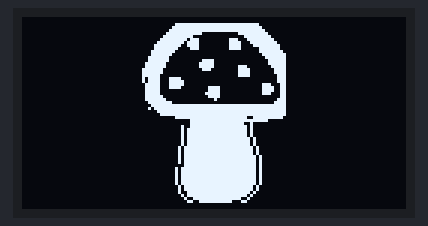
The sketch below on a simulated Arduino Uno, built with avr-gcc and run on an emulated ATmega328P. Shown: 128×64 one-colour display.

Above: at 1.1 s.
At 6.7 s:
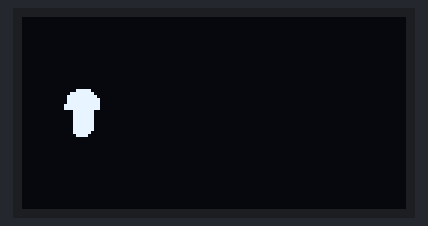
At 7.2 s:
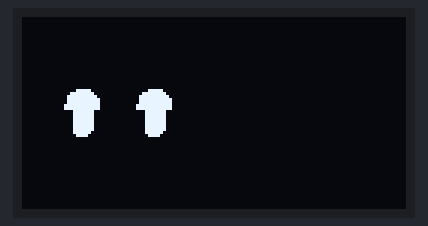
At 7.7 s:
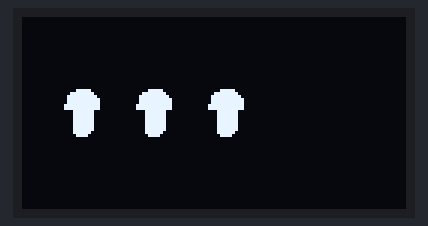
At 8.8 s:
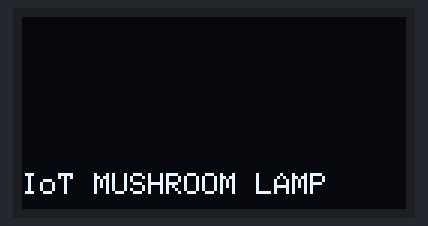
At 11.8 s:
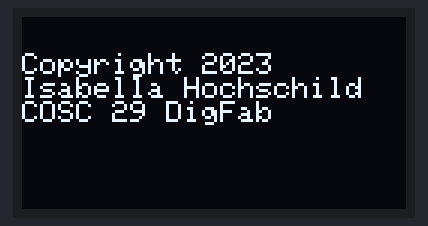

The sketch:

simple_mushroom_lcd.ino
```cpp
// Include necessary libraries
#include <SPI.h>
#include <Wire.h>
#include <Adafruit_GFX.h>
#include <Adafruit_SSD1306.h>

// Define screen dimensions
#define SCREEN_WIDTH 128
#define SCREEN_HEIGHT 64
#define LOGO_WIDTH 48
#define LOGO_HEIGHT 60
#define MICRO_WIDTH 16
#define MICRO_HEIGHT 19

// Define the maximum number of messages to display
#define MAX_MESSAGES 5

// Define SSD1306 display instance
#define OLED_RESET -1
#define SCREEN_ADDRESS 0x3C
Adafruit_SSD1306 display(SCREEN_WIDTH, SCREEN_HEIGHT, &Wire, OLED_RESET);

// Create an array to hold the messages
char messages[MAX_MESSAGES][20];

bool didReceiveMessage = false;

// created using https://manytools.org/hacker-tools/image-to-byte-array/go/
// Define custom bitmap for a mushroom
static const unsigned char PROGMEM mushroom_bmp[] = {
  0x0, 0x1f, 0xff, 0xff, 0xfe, 0x0, 0x0, 0x3f, 0xff, 0xff, 0xff, 0x0,
  0x0, 0x7f, 0xff, 0xff, 0xff, 0x80, 0x0, 0xff, 0xf0, 0x0, 0xff, 0xc0,
  0x1, 0xff, 0x80, 0x0, 0x3f, 0xe0, 0x3, 0xfe, 0xe0, 0x7, 0x1f, 0xf0,
  0x7, 0xfd, 0xe0, 0x7, 0x8f, 0xf8, 0xf, 0xf9, 0xe0, 0x7, 0x87, 0xfc,
  0xf, 0xf0, 0xe0, 0x7, 0x81, 0xfc, 0x1f, 0xe0, 0x0, 0x0, 0x1, 0xfe,
  0x1f, 0xc0, 0x0, 0x0, 0x0, 0xff, 0x3f, 0x80, 0x0, 0x0, 0x0, 0x7f,
  0x3f, 0x80, 0xf, 0x0, 0x0, 0x3f, 0x7f, 0x0, 0x1f, 0x0, 0x0, 0x3f,
  0x7f, 0x0, 0x1f, 0x0, 0xe0, 0x1f, 0xfe, 0x0, 0xe, 0x0, 0xf0, 0xf,
  0xfe, 0x0, 0x0, 0x0, 0xf0, 0xf, 0xfc, 0x0, 0x0, 0x0, 0xf0, 0x7,
  0xbc, 0x78, 0x0, 0x0, 0x0, 0x7, 0xbc, 0x7c, 0x0, 0x0, 0x0, 0x7,
  0x7c, 0x7c, 0x0, 0x0, 0x0, 0xe3, 0x7c, 0x78, 0x3, 0xc0, 0x0, 0xf3,
  0x7c, 0x0, 0x3, 0xc0, 0x0, 0xf3, 0x7c, 0x0, 0x7, 0xc0, 0x0, 0xe3,
  0x7e, 0x0, 0x3, 0xc0, 0x0, 0x3, 0x7f, 0x0, 0x0, 0x80, 0x0, 0x7,
  0x3f, 0xc0, 0x0, 0x0, 0x0, 0xf, 0x1f, 0xff, 0xff, 0xff, 0xff, 0xff,
  0x2f, 0xff, 0xff, 0xff, 0xff, 0xff, 0x7, 0xff, 0xff, 0xff, 0xff, 0xff,
  0x3, 0xff, 0xff, 0xff, 0xff, 0xff, 0x0, 0x1f, 0xff, 0xff, 0xe7, 0xfe,
  0x0, 0x0, 0xff, 0xff, 0xff, 0xc0, 0x0, 0x0, 0xff, 0xff, 0xc8, 0x0,
  0x0, 0x4, 0xff, 0xff, 0xe8, 0x0, 0x0, 0x5, 0xff, 0xff, 0xe8, 0x0,
  0x0, 0x5, 0xff, 0xff, 0xe8, 0x0, 0x0, 0x5, 0xff, 0xff, 0xe8, 0x0,
  0x0, 0x5, 0xff, 0xff, 0xf4, 0x0, 0x0, 0x5, 0xff, 0xff, 0xf4, 0x0,
  0x0, 0x5, 0xff, 0xff, 0xf4, 0x0, 0x0, 0xb, 0xff, 0xff, 0xfa, 0x0,
  0x0, 0xb, 0xff, 0xff, 0xfa, 0x0, 0x0, 0xb, 0xff, 0xff, 0xfa, 0x0,
  0x0, 0xb, 0xff, 0xff, 0xfd, 0x0, 0x0, 0xb, 0xff, 0xff, 0xfd, 0x0,
  0x0, 0xb, 0xff, 0xff, 0xfd, 0x0, 0x0, 0x3, 0xff, 0xff, 0xfd, 0x0,
  0x0, 0x17, 0xff, 0xff, 0xfd, 0x0, 0x0, 0x17, 0xff, 0xff, 0xfd, 0x0,
  0x0, 0x17, 0xff, 0xff, 0xfd, 0x0, 0x0, 0x17, 0xff, 0xff, 0xfd, 0x0,
  0x0, 0x17, 0xff, 0xff, 0xfd, 0x0, 0x0, 0x17, 0xff, 0xff, 0xfd, 0x0,
  0x0, 0xb, 0xff, 0xff, 0xfa, 0x0, 0x0, 0xb, 0xff, 0xff, 0xfa, 0x0,
  0x0, 0x9, 0xff, 0xff, 0xf4, 0x0, 0x0, 0x5, 0xff, 0xff, 0xe8, 0x0,
  0x0, 0x2, 0x7f, 0xff, 0x90, 0x0, 0x0, 0x1, 0x9f, 0xfc, 0x60, 0x0
};

static const unsigned char PROGMEM medium_mushroom_bmp[] = {
  0x7, 0xff, 0xf0, 0xf, 0xe7, 0xf8, 0x1f, 0xc3, 0xfc, 0x3f, 0xf7, 0xfe,
  0x3c, 0xf9, 0xde, 0x78, 0xf8, 0xf, 0x70, 0xfd, 0xe7, 0xf7, 0xf9, 0xe3,
  0xef, 0xfd, 0xe3, 0xef, 0xbf, 0xcd, 0xef, 0x3f, 0xf, 0xe7, 0xff, 0xfd,
  0x77, 0xff, 0xfb, 0x7f, 0xff, 0xff, 0x3f, 0xff, 0xff, 0x1f, 0xff, 0xff,
  0x0, 0xff, 0xf8, 0x3, 0xff, 0xc0, 0x3, 0xff, 0xe0, 0x3, 0xff, 0xe0,
  0x3, 0xff, 0xe0, 0x3, 0xff, 0xf0, 0x3, 0xff, 0xf0, 0x1, 0xff, 0xf0,
  0x3, 0xff, 0xf0, 0x7, 0xff, 0xf0, 0x3, 0xff, 0xf0, 0x3, 0xff, 0xf0,
  0x3, 0xff, 0xe0, 0x1, 0xff, 0xc0
};

static const unsigned char PROGMEM micro_mushroom_bmp[] = {
  0x0, 0x0, 0x3, 0xe0, 0xf, 0xf0, 0x1f, 0xf8, 0x1f, 0xfc, 0x1f, 0xfc,
  0x3f, 0xfc, 0x3f, 0xfc, 0x7, 0xf0, 0x7, 0xf0, 0x7, 0xf0, 0x7, 0xf0,
  0x7, 0xf0, 0x7, 0xf0, 0x7, 0xf0, 0x7, 0xe0, 0x3, 0xc0, 0x0, 0x0,
  0x0, 0x0
};

void shuffleArrayLeft(char arr[MAX_MESSAGES][20], int size) {
    char temp[20];
    strcpy(temp, arr[0]); // Store the first element

    for (int i = 1; i < size; i++) {
        strcpy(arr[i - 1], arr[i]); // Move each element to the left
    }

    strcpy(arr[size - 1], temp); // Place the temporarily stored element at the end
}


// Function to display text like a teleprompter
void displayTeleprompterText(const char *text, int scrollSpeed) {
  display.clearDisplay();
  display.setTextSize(1);
  display.setTextColor(SSD1306_WHITE);

  int xPos = 0;
  int yPos = SCREEN_HEIGHT;

  while (yPos > -SCREEN_HEIGHT) {
    display.clearDisplay();
    display.setCursor(xPos, yPos);
    display.println(text);
    display.display();
    delay(scrollSpeed);
    yPos--;
  }
}

int messageIndex = 0;

String getNextMessage() {
  String testMessages[] = {
    "Message 1",
    "Message 2",
    "Message 3",
    "Message 4",
    "Message 5"
  };

  String nextMessage = testMessages[messageIndex];
  messageIndex = (messageIndex + 1) % (sizeof(testMessages) / sizeof(testMessages[0])); // Cycle through messages

  return nextMessage;
}


void displayMessages(int scrollSpeed) {
  display.setTextSize(1);
  display.setTextColor(SSD1306_WHITE);

  int yPos = SCREEN_HEIGHT;

  for (int i = 0; i < MAX_MESSAGES || yPos > -SCREEN_HEIGHT; i++) {
    String message = messages[i];
    display.setCursor(0, yPos);
    display.println(message);
    yPos--;
    display.display();
    delay(scrollSpeed); // pause for scroll speed
  }
  display.display();
}

void displayMushroomImage(int delayTime) {
  display.clearDisplay();
  display.drawBitmap(SCREEN_WIDTH / 2 - LOGO_WIDTH / 2, SCREEN_HEIGHT / 2 - LOGO_HEIGHT / 2, mushroom_bmp, LOGO_WIDTH, LOGO_HEIGHT, SSD1306_WHITE);
  display.display();
  delay(delayTime);
}

void displayMicroMushroomImage(int xIncrement) {
  display.drawBitmap(xIncrement + MICRO_WIDTH / 2, SCREEN_HEIGHT / 2 - MICRO_HEIGHT / 2, micro_mushroom_bmp, MICRO_WIDTH, MICRO_HEIGHT, SSD1306_WHITE);
}

void displayLoadingMushrooms() {
  for(int x = 4; x < SCREEN_WIDTH-MICRO_WIDTH; x+=24) {
    displayMicroMushroomImage(x);
    delay(500);
    display.display();
  }
}

void displayWelcomeAnimation() {

    const char* welcomeMessage = "IoT MUSHROOM LAMP";
    const char* copyrightMessage = "Copyright 2023\nIsabella Hochschild\nCOSC 29 DigFab";

    display.clearDisplay();

    // Display mushroom loading animation
    displayLoadingMushrooms();

    display.clearDisplay();

    // Display welcome message
    display.setTextSize(1);
    display.setTextColor(SSD1306_WHITE);
    display.setCursor(0, SCREEN_HEIGHT - 12);
    display.println(welcomeMessage);
    display.display();
    delay(3000); // Display welcome message for 3 seconds


    // Display copyright message
    display.clearDisplay();
    display.setTextSize(1);
    display.setTextColor(SSD1306_WHITE);
    display.setCursor(0, 12);
    display.println(copyrightMessage);
    display.display();
    delay(3000); // Display copyright message for 3 seconds
}

void clearMessagesArray() {
  for (int i = 0; i < MAX_MESSAGES; i++) {
    strcpy(messages[i], " ");
  }
}

void setup() {
  Serial.begin(9600);

  if (!display.begin(SSD1306_SWITCHCAPVCC, SCREEN_ADDRESS)) {
    Serial.println(F("SSD1306 allocation failed"));
    for (;;) {
      // Loop forever if display initialization fails
    }
  }

  delay(1000); // Pause for 1 second

  // Display the mushroom bitmap

  // Display mushroom image for 5 seconds
  displayMushroomImage(5000);

  // Clear the display before showing teleprompter messages
  display.clearDisplay();
  display.display();

  displayWelcomeAnimation();

  // Clear the display before showing teleprompter messages
  display.clearDisplay();
  display.display();

  // initialize messages array
  clearMessagesArray();
}

int increment = 0;

void loop() {
  // display.drawBitmap(SCREEN_WIDTH / 2 - LOGO_WIDTH / 2, SCREEN_HEIGHT / 2 - LOGO_HEIGHT / 2, mushroom_bmp, LOGO_WIDTH, LOGO_HEIGHT, SSD1306_WHITE);
  // display.display();

  // delay(5000); // Pause for 5 seconds

  // Clear the display
  display.clearDisplay();

  shuffleArrayLeft(messages, MAX_MESSAGES);

  if(increment++ == MAX_MESSAGES) {
    increment = 0;
  }

  String newMessage = getNextMessage();
  didReceiveMessage = true;
  displayTeleprompterText(newMessage.c_str(), 25);

  if(!didReceiveMessage) {
    delay(500);
  }
  // Clear the display
  // display.clearDisplay();
}
```

Measured:
- what the display in image 0 shows lasts 5.0 s, from 1.1 s to 6.1 s
- what the display in image 1 shows lasts 0.5 s, from 6.6 s to 7.1 s
- what the display in image 4 shows lasts 3.0 s, from 8.8 s to 11.8 s
